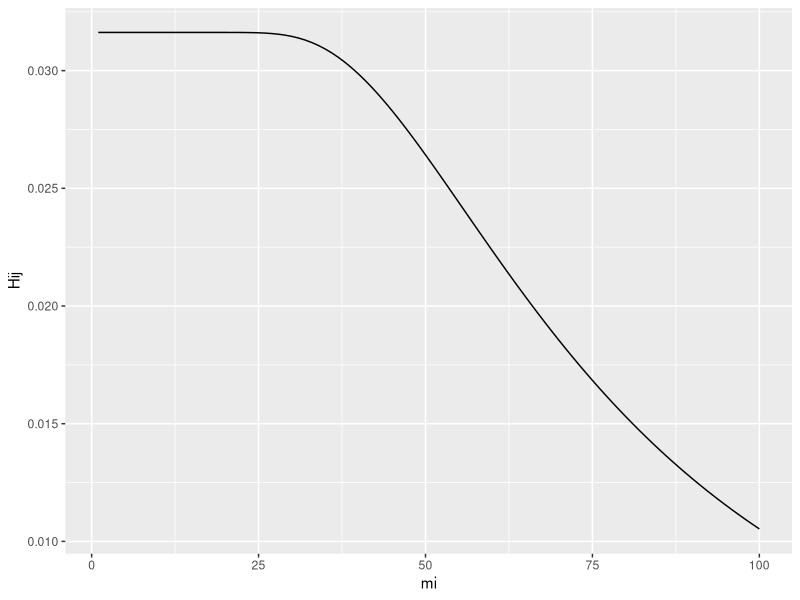
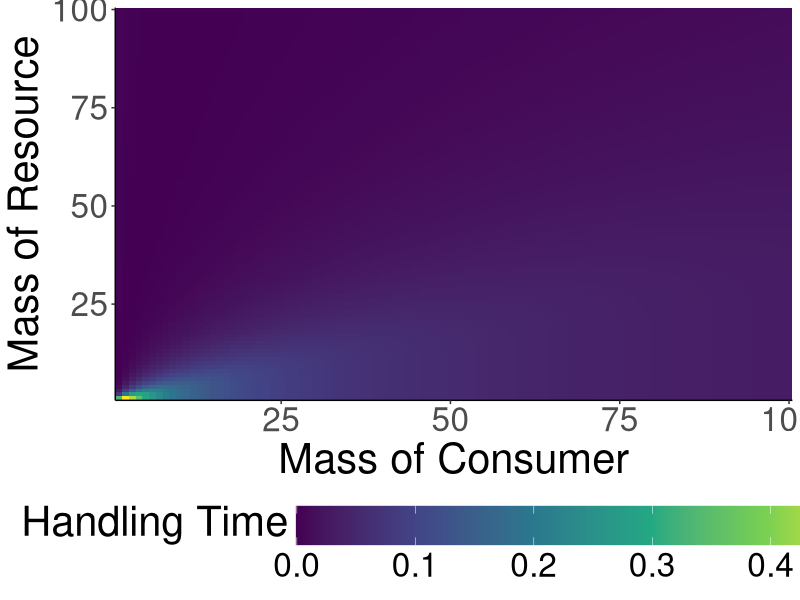
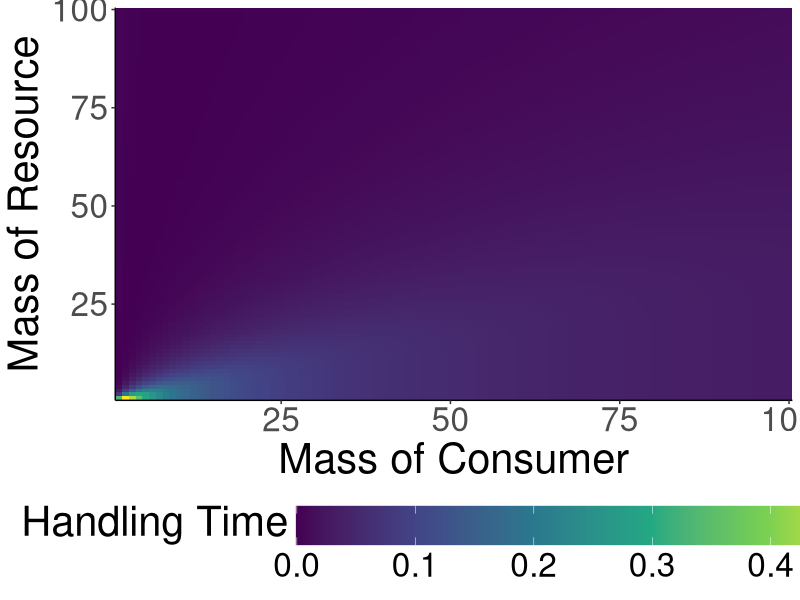

Write the R code that produced these figures, in order.
#######################################
## Plot handling time changes with mass
#######################################

library(tidyverse)

gpath = "/home/ben/Documents/TangledMT/Paper/Figures/"
setwd(gpath)

H0 = 1
B = 0.75
Rp = 0.1
a = 1
c = 1

masses = 1:100
masses = expand.grid(masses, masses) %>%
    rename("mi" = 1, "mj" = 2)

calculateHandling = function(mi, mj) {

    Hij = H0*(mj^(-B))*(1-(a*exp(-(((mj/mi) - Rp)^2)/2*(c)^2)))

    return(Hij)

}

masses = masses %>% mutate(Hij = calculateHandling(mi, mj))

ggplot(filter(masses, mj == 100), aes(mi, Hij)) + geom_line()

ggplot(masses, aes(mj,mi, fill = Hij)) +
    geom_raster() +
    theme_classic() +
    scale_fill_viridis_c() +
    labs(x = "Mass of Consumer", y = "Mass of Resource", fill = "Handling Time") +
    theme(text = element_text(size = 30)) +
    scale_y_continuous(expand = c(0, 0)) +
    scale_x_continuous(expand = c(0, 0)) +
    theme(legend.position = "bottom",
    legend.key.size = unit(1, 'cm'), #change legend key size
    legend.key.height = unit(1, 'cm'), #change legend key height
    legend.key.width = unit(3, 'cm'),
    legend.title = element_text(vjust = 1))

ggsave(filename = "handlingTime.png", width = 10, height = 10)
